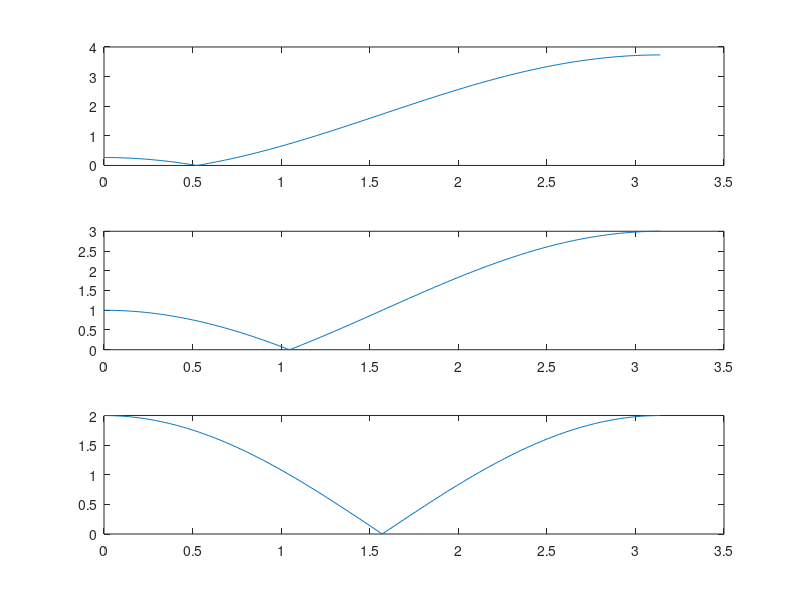

Write MATLAB code to recreate this figure. (Note: this script raises an error after producing the figure.)

%% FIR Filter
warning('off');
% Part 1: Frequency response of a filter
% Define frequency range and transfer function
w = 0:0.01:pi;
H = @(w,th)1-2*cos(th)*exp(-j*w)+exp(-2*j*w);

% Plot frequency response for three different angles
subplot(3,1,1);
plot(w,abs(H(w,pi/6)))

subplot(3,1,2);
plot(w,abs(H(w,pi/3)))

subplot(3,1,3);
plot(w,abs(H(w,pi/2)))

close

% Part 2: Audio processing
% Load audio file and plot a portion of it
[x,fs] = audioread('gala_sin.wav');
time = 0:1/fs:10;
time = time(1:200);
plot(time,x(1:200));

% Calculate period and frequency response using DTFT
xStart = 0.00962;
xEnd = 0.011875;
period = 1/(xEnd-xStart);

[X,w] = DTFT(x,0);
plot(w,X);

% Find maximum frequency and filter audio
[X_max,I_max] = max(abs(X));
goodVoice = FIR_filt(x);
sound(goodVoice,fs);
%% IIR Filter
warning('off')
% Define transfer function and plot frequency response for different values of r
H1 = @(w,r)(1-r)./((1-r.*exp(1i*pi/3)*exp(-1i*w)).*(1-r.*exp(-pi/3*1i).*exp(-1i*w)));

subplot(3,1,1);
plot(w,abs(H1(w,0.99)))

subplot(3,1,2);
plot(w,abs(H1(w,0.9)))

subplot(3,1,3);
plot(w,abs(H1(w,0.7)))


% Part 2: IIR Filter
% Plot portion of PCM signal
load('pcm.mat');
plot(100:200,pcm(100:200));

% Calculate frequency response using DTFT and filter signal
[X,w] = DTFT(pcm,0);
subplot(2,1,1);
plot(w,X);
[X_max,I_max] = max(abs(X));
w(I_max);

goodVoice = IIR_filt(pcm);
sound(goodVoice,8000)

% Plot frequency response of filtered signal
[X1,w1] = DTFT(goodVoice,0);
subplot(2,1,2)
plot(w1,X1)
